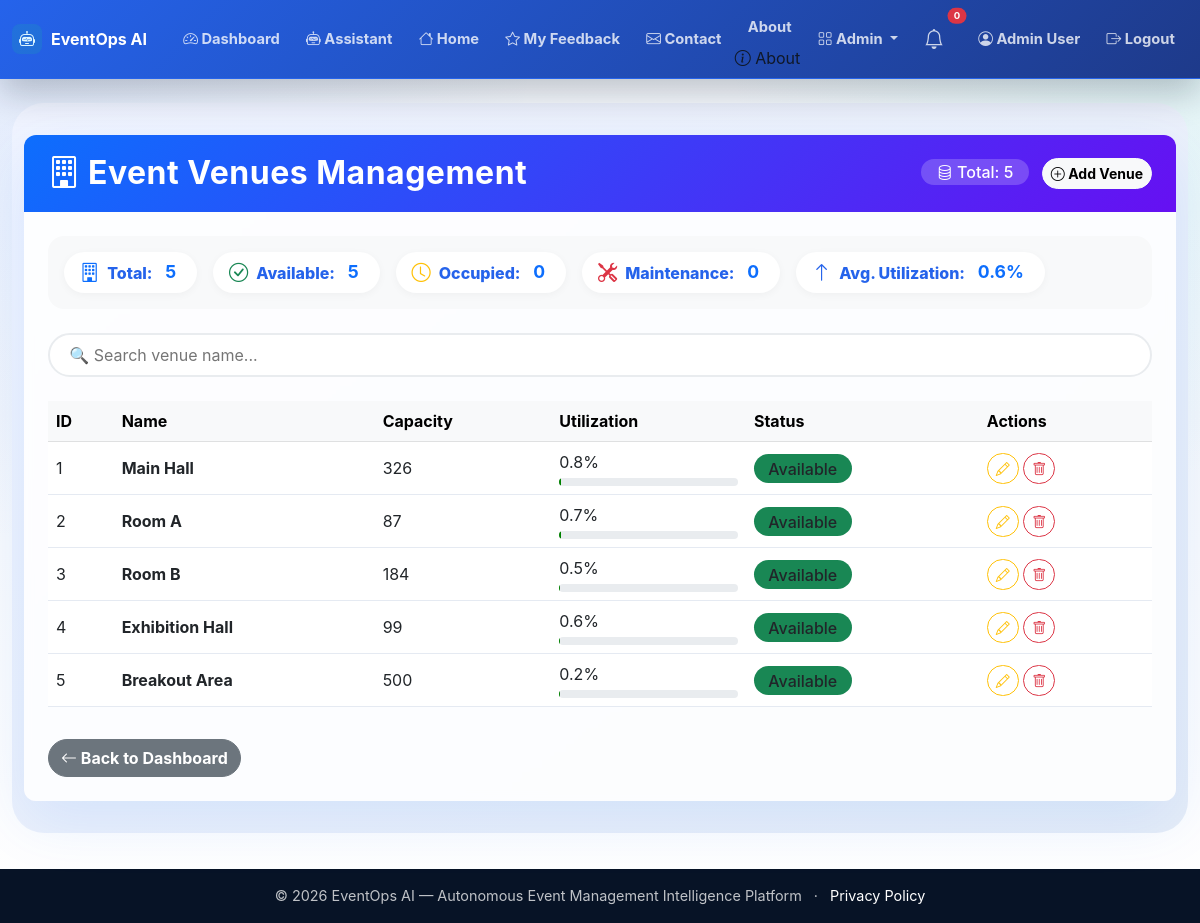
The app's page /admin/venues (signed in) with its own data.
### app.py (models this page shows, shortened)
class User(UserMixin, db.Model):
    id = db.Column(db.Integer, primary_key=True)
    name = db.Column(db.String(100), nullable=False)
    email = db.Column(db.String(100), unique=True, nullable=False)
    password_hash = db.Column(db.String(200), nullable=False)
    role = db.Column(db.String(20), default='user')
    created_at = db.Column(db.DateTime, default=lambda: datetime.now(timezone.utc))

class Venue(db.Model):
    id = db.Column(db.Integer, primary_key=True)
    name = db.Column(db.String(100), nullable=False)
    capacity = db.Column(db.Integer)
    utilization = db.Column(db.Float, default=0.0)
    status = db.Column(db.String(20), default='available')
    created_at = db.Column(db.DateTime, default=lambda: datetime.now(timezone.utc))

### app.py (the view)
@app.route('/admin/venues')
@login_required
def admin_venues():
    if current_user.role != 'admin':
        abort(403)
    venues = Venue.query.all()
    return render_template('admin_venues.html', venues=venues)

### app.py (called while the page is built)
@login_manager.user_loader
def load_user(user_id):
    return User.query.get(int(user_id))

### templates/admin_venues.html (shortened to what this page needs)
{% extends "base.html" %}
{% block content %}
<div class="admin-wrapper">
    <div class="container-fluid">
        <div class="card admin-card">
            <div class="card-header d-flex flex-wrap justify-content-between align-items-center">
                <h2 class="mb-0"><i class="bi bi-building me-2"></i>Event Venues Management</h2>
                <div>
                    <span class="total-badge"><i class="bi bi-database"></i> Total: {{ venues|length }}</span>
                    <a href="{{ url_for('admin_venue_add') }}" class="btn btn-light btn-sm ms-2">
                        <i class="bi bi-plus-circle"></i> Add Venue
                    </a>
                </div>
            </div>
            <div class="card-body">
                <div class="stats-row">
                    <div class="stat-item"><i class="bi bi-building"></i> Total: <span class="stat-num">{{ venues|length }}</span></div>
                    <div class="stat-item"><i class="bi bi-check-circle text-success"></i> Available: <span class="stat-num">{{ venues|selectattr('status', 'equalto', 'available')|list|length }}</span></div>
                    <div class="stat-item"><i class="bi bi-clock text-warning"></i> Occupied: <span class="stat-num">{{ venues|selectattr('status', 'equalto', 'occupied')|list|length }}</span></div>
                    <div class="stat-item"><i class="bi bi-tools text-danger"></i> Maintenance: <span class="stat-num">{{ venues|selectattr('status', 'equalto', 'maintenance')|list|length }}</span></div>
                    <div class="stat-item"><i class="bi bi-arrow-up text-primary"></i> Avg. Utilization: <span class="stat-num">{{ (venues|map(attribute='utilization')|sum / venues|length)|round(1) if venues else 0 }}%</span></div>
                </div>
                <div class="filter-bar">
                    <input type="text" id="searchVenue" class="search-box" placeholder="🔍 Search venue name...">
                </div>
                <div class="table-responsive">
                    <table class="table table-hover align-middle" id="venueTable">
                        <thead class="table-light">
                            <tr>
                                <th>ID</th>
                                <th>Name</th>
                                <th>Capacity</th>
                                <th>Utilization</th>
                                <th>Status</th>
                                <th>Actions</th>
                            </tr>
                        </thead>
                        <tbody>
                            {% for venue in venues %}
                            <tr data-name="{{ venue.name|lower }}">
                                <td>{{ venue.id }}</td>
                                <td><strong>{{ venue.name }}</strong></td>
                                <td>{{ venue.capacity }}</td>
                                <td>
                                    {{ venue.utilization|round(1) }}%
                                    <div class="utilization-bar">
                                    </div>
                                </td>
                                <td>
                                    <span class="badge-status bg-{{ 'success' if venue.status == 'available' else 'warning' if venue.status == 'occupied' else 'danger' }}">
                                        {{ venue.status|title }}
                                    </span>
                                </td>
                                <td>
                                    <a href="{{ url_for('admin_venue_edit', venue_id=venue.id) }}" class="btn btn-sm btn-outline-warning"><i class="bi bi-pencil"></i></a>
                                    <a href="{{ url_for('admin_venue_delete', venue_id=venue.id) }}" class="btn btn-sm btn-outline-danger" onclick="return confirm('Delete this venue?')"><i class="bi bi-trash"></i></a>
                                </td>
                            </tr>
                            {% endfor %}
                        </tbody>
                    </table>
                </div>
                <div class="mt-3">
                    <a href="{{ url_for('dashboard') }}" class="btn btn-secondary">
                        <i class="bi bi-arrow-left"></i> Back to Dashboard
                    </a>
                </div>
            </div>
        </div>
    </div>
</div>
{% endblock %}

### templates/base.html (shortened to what this page needs)
<!DOCTYPE html>
<html lang="en">
<head>
<link href="https://cdn.jsdelivr.net/npm/bootstrap@5.3.0/dist/css/bootstrap.min.css" rel="stylesheet">
<link rel="stylesheet" href="https://cdn.jsdelivr.net/npm/bootstrap-icons@1.11.0/font/bootstrap-icons.css">
<link rel="stylesheet" href="{{ url_for('static', filename='css/style.css') }}">
</head>
<body>
<nav class="navbar navbar-expand-lg navbar-dark bg-primary shadow-sm">
<div class="container-fluid">
<a class="navbar-brand fw-bold" href="{{ url_for('index') }}">
<i class="bi bi-robot"></i>EventOps AI
</a>
<div class="collapse navbar-collapse" id="navbarNav">
<ul class="navbar-nav ms-auto align-items-lg-center">
                    {% if current_user.is_authenticated %}
<li class="nav-item">
<a class="nav-link" href="{{ url_for('dashboard') }}">
<i class="bi bi-speedometer2"></i> Dashboard
</a>
</li>
<li class="nav-item">
<a class="nav-link" href="{{ url_for('assistant_page') }}">
<i class="bi bi-robot"></i> Assistant
</a>
</li>
<li class="nav-item">
<a class="nav-link" href="{{ url_for('index') }}">
<i class="bi bi-house"></i> Home
</a>
</li>
<li class="nav-item">
<a class="nav-link" href="{{ url_for('feedback_list') }}">
<i class="bi bi-star"></i> My Feedback
</a>
</li>
<li class="nav-item">
<a class="nav-link" href="{{ url_for('contact') }}">
<i class="bi bi-envelope"></i> Contact
</a>
</li>
<li class="nav-item">
    <a class="nav-link" href="{{ url_for('about') }}">About</a>
<i class="bi bi-info-circle"></i> About
</li>
                        {% if current_user.role == 'admin' %}
<li class="nav-item dropdown">
<a class="nav-link dropdown-toggle" href="#" role="button" data-bs-toggle="dropdown">
<i class="bi bi-grid"></i> Admin
</a>
</li>
                        {% endif %}
<li class="nav-item position-relative me-2">
<a class="nav-link" href="#" title="Notifications" data-bs-toggle="dropdown">
<i class="bi bi-bell fs-5"></i>
<span class="position-absolute top-0 start-100 translate-middle badge rounded-pill bg-danger" style="font-size:0.6rem;">
                                    0
</span>
</a>
</li>
<li class="nav-item">
<a class="nav-link" href="{{ url_for('profile') }}">
<i class="bi bi-person-circle"></i> {{ current_user.name }}
</a>
</li>
<li class="nav-item">
<a class="nav-link" href="{{ url_for('logout') }}">
<i class="bi bi-box-arrow-right"></i> Logout
</a>
</li>
                    {% endif %}
</ul>
</div>
</div>
</nav>
<main class="container-fluid py-4">
        {% block content %}{% endblock %}
</main>
<footer class="footer bg-dark text-white py-3 mt-4">
<div class="container text-center">
<span>© 2026 EventOps AI — Autonomous Event Management Intelligence Platform</span>
<span class="mx-2" aria-hidden="true">·</span>
<a class="text-white" href="{{ url_for('privacy') }}">Privacy Policy</a>
</div>
</footer>
</body>
</html>

### static/css/style.css (style rules this page uses)
:root { --eo-ink: #101827; --eo-muted: #667085; --eo-bg: #f4f7fb; --eo-surface: #ffffff; --eo-line: #e5eaf2; --eo-navy: #071326; --eo-blue: #2563eb; --eo-indigo: #1e3a8a; --eo-teal: #14b8a6; --eo-amber: #f59e0b; --eo-rose: #e11d48; --eo-shadow: 0 22px 60px rgba(15, 23, 42, 0.11); --eo-soft-shadow: 0 14px 36px rgba(15, 23, 42, 0.08); }
* { letter-spacing: 0; }
html { scroll-behavior: smooth; }
body { min-height: 100vh; color: var(--eo-ink); background: radial-gradient(circle at top left, rgba(37, 99, 235, 0.10), transparent 34rem), radial-gradient(circle at top right, rgba(20, 184, 166, 0.10), transparent 30rem), linear-gradient(180deg, #f8fbff 0%, var(--eo-bg) 45%, #ffffff 100%); font-family: "Inter", "Segoe UI", system-ui, -apple-system, BlinkMacSystemFont, sans-serif; }
a { text-decoration: none; }
.navbar { min-height: 60px; border-bottom: 1px solid rgba(255, 255, 255, 0.12); background: linear-gradient(90deg, rgba(7, 19, 38, 0.98), rgba(15, 45, 90, 0.96)) !important; box-shadow: 0 14px 34px rgba(7, 19, 38, 0.24) !important; }
.navbar .container-fluid { width: min(1240px, calc(100% - 24px)); margin: 0 auto; padding-left: 0; padding-right: 0; }
.navbar-brand { display: inline-flex; align-items: center; gap: 9px; font-size: 1rem; }
.navbar-brand i { display: inline-flex; width: 30px; height: 30px; align-items: center; justify-content: center; border-radius: 8px; color: #dff7ff; background: rgba(20, 184, 166, 0.18); }
.navbar-dark .navbar-nav .nav-link { border-radius: 999px; color: rgba(255, 255, 255, 0.78); font-size: 0.92rem; font-weight: 650; padding: 0.5rem 0.82rem; transition: background 0.2s ease, color 0.2s ease, transform 0.2s ease; }
main.container-fluid { width: min(1240px, calc(100% - 24px)); min-height: calc(100vh - 138px); margin: 0 auto; padding: 24px 0 0 !important; }
.dropdown-menu, .modal-content, .list-group-item, .table, .card { border-color: var(--eo-line) !important; }
.card { border-radius: 12px !important; background: rgba(255, 255, 255, 0.96); box-shadow: var(--eo-soft-shadow); }
.btn { border-radius: 999px; font-weight: 750; box-shadow: none !important; }
.btn-primary, .bg-primary { background: linear-gradient(135deg, var(--eo-blue), var(--eo-indigo)) !important; border-color: var(--eo-blue) !important; }
.text-primary { color: var(--eo-blue) !important; }
.footer { margin-top: 36px !important; background: #071326 !important; color: rgba(255, 255, 255, 0.74) !important; font-size: 0.9rem; }
.stat-item, .eo-stat-number { color: var(--eo-blue) !important; font-weight: 850; }

### templates/admin_venues.html (style rules this page uses)
.admin-wrapper { background: linear-gradient(145deg, #f0f4ff 0%, #e6edf7 100%); padding: 2rem 0; border-radius: 2rem; }
.admin-card { border: none; border-radius: 1.5rem; box-shadow: 0 20px 60px rgba(13, 110, 253, 0.10); background: rgba(255, 255, 255, 0.85); backdrop-filter: blur(4px); overflow: hidden; }
.admin-card .card-header { background: linear-gradient(135deg, #0d6efd, #6610f2); color: white; padding: 1.2rem 1.5rem; border: none; }
.admin-card .card-header h2 { font-weight: 700; letter-spacing: 0.5px; }
.admin-card .card-body { padding: 1.5rem; }
.stats-row { display: flex; flex-wrap: wrap; gap: 1rem; margin-bottom: 1.5rem; background: #f8f9fa; border-radius: 1rem; padding: 1rem; }
.stats-row .stat-item { display: flex; align-items: center; gap: 0.5rem; background: white; padding: 0.4rem 1rem; border-radius: 50px; box-shadow: 0 2px 8px rgba(0,0,0,0.04); }
.stats-row .stat-item i { font-size: 1.2rem; color: #0d6efd; }
.stats-row .stat-item .stat-num { font-weight: 700; color: #0d6efd; font-size: 1.1rem; margin: 0 0.3rem; }
.filter-bar { display: flex; flex-wrap: wrap; gap: 0.8rem; margin-bottom: 1.5rem; }
.filter-bar .search-box { flex: 1; min-width: 200px; border-radius: 50px; border: 2px solid #e9ecef; padding: 0.5rem 1.2rem; transition: all 0.2s; background: white; }
.table-hover tbody tr { transition: all 0.2s ease; }
.utilization-bar { width: 100%; height: 8px; background: #e9ecef; border-radius: 10px; overflow: hidden; margin-top: 4px; }
.badge-status { padding: 0.3rem 0.9rem; border-radius: 30px; font-weight: 500; }
.btn-outline-primary, .btn-outline-warning, .btn-outline-danger { border-radius: 30px; transition: all 0.2s; }
.total-badge { background: rgba(255,255,255,0.2); padding: 0.2rem 1rem; border-radius: 30px; font-weight: 500; }

### records on screen
User: name "Admin User"
Venue: id "1", name "Main Hall", capacity "326", utilization "0.8", status "Available"
Venue: id "2", name "Room A", capacity "87", utilization "0.7", status "Available"
Venue: id "3", name "Room B", capacity "184", utilization "0.5", status "Available"
Venue: id "4", name "Exhibition Hall", capacity "99", utilization "0.6", status "Available"
Venue: id "5", name "Breakout Area", capacity "500", utilization "0.2", status "Available"

### other values on screen
{{ venues|length }} "5"
{{ venues|selectattr('status', 'equalto', 'available')|list|length }} "5"
{{ venues|selectattr('status', 'equalto', 'occupied')|list|length }} "0"
{{ venues|selectattr('status', 'equalto', 'maintenance')|list|length }} "0"
